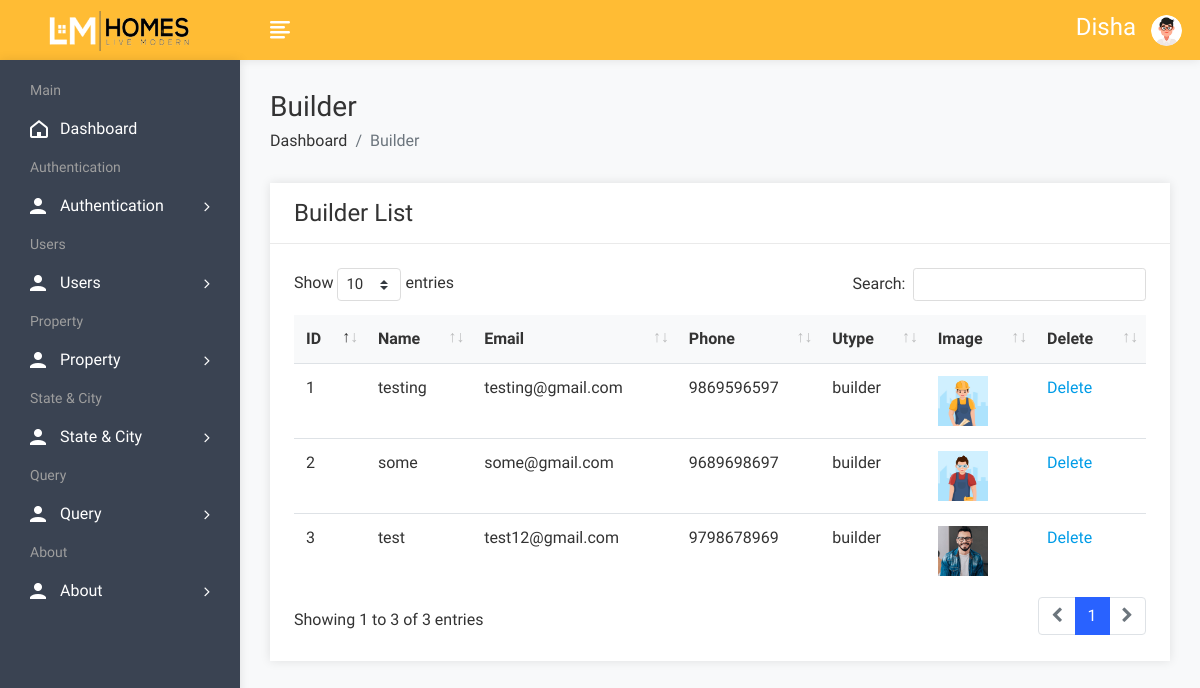
Screenshot of /admin/userbuilder.php (signed in) with the database file from the repository.
### tables this page shows
CREATE TABLE `user` (
  `uid` int(50) NOT NULL,
  `uname` varchar(100) NOT NULL,
  `uemail` varchar(100) NOT NULL,
  `uphone` varchar(20) NOT NULL,
  `upass` varchar(50) NOT NULL,
  `utype` varchar(50) NOT NULL,
  `uimage` varchar(300) NOT NULL
);

### admin/userbuilder.php (the view, shortened to what this page needs)
<!DOCTYPE html>
<html lang="en">
<head>
        <link rel="stylesheet" href="assets/css/bootstrap.min.css">
        <link rel="stylesheet" href="assets/css/font-awesome.min.css">
        <link rel="stylesheet" href="assets/css/feathericon.min.css">
		<link rel="stylesheet" href="assets/plugins/datatables/dataTables.bootstrap4.min.css">
		<link rel="stylesheet" href="assets/plugins/datatables/responsive.bootstrap4.min.css">
		<link rel="stylesheet" href="assets/plugins/datatables/select.bootstrap4.min.css">
		<link rel="stylesheet" href="assets/plugins/datatables/buttons.bootstrap4.min.css">
        <link rel="stylesheet" href="assets/css/style.css">
    </head>
    <body>
				<?php include("header.php"); ?>
            <div class="page-wrapper">
                <div class="content container-fluid">
					<div class="page-header">
						<div class="row">
							<div class="col">
								<h3 class="page-title">Builder</h3>
								<ul class="breadcrumb">
									<li class="breadcrumb-item"><a href="dashboard.php">Dashboard</a></li>
									<li class="breadcrumb-item active">Builder</li>
								</ul>
							</div>
						</div>
					</div>
					<div class="row">
						<div class="col-sm-12">
							<div class="card">
								<div class="card-header">
									<h4 class="card-title">Builder List</h4>
								</div>
								<div class="card-body">
									<table id="basic-datatable" class="table">
                                            <thead>
                                                <tr>
                                                    <th>ID</th>
                                                    <th>Name</th>
                                                    <th>Email</th>
                                                    <th>Phone</th>
                                                    <th>Utype</th>
													<th>Image</th>
                                                    <th>Delete</th>
                                                </tr>
                                            </thead>
                                            <tbody>
											<?php
												$query=mysqli_query($con,"select * from user where utype='builder'");
												$cnt=1;
												while($row=mysqli_fetch_row($query))
													{
											?>
                                                <tr>
                                                    <td><?php echo $cnt; ?></td>
                                                    <td><?php echo $row['1']; ?></td>
                                                    <td><?php echo $row['2']; ?></td>
                                                    <td><?php echo $row['3']; ?></td>
                                                    <td><?php echo $row['5']; ?></td>
													<td><img src="user/<?php echo $row['6']; ?>" height="50px" width="50px"></td>
                                                    <td><a href="userbuilderdelete.php?id=<?php echo $row['0']; ?>">Delete</a></td>
                                                </tr>
                                                <?php
												$cnt=$cnt+1;
												}
												?>
                                            </tbody>
                                        </table>
								</div>
							</div>
						</div>
					</div>
				</div>
			</div>
    </body>
</html>

### rows the page displays
user: uname "testing", uemail "testing@gmail.com", uphone "9869596597", utype "builder", uimage (picture)
user: uname "some", uemail "some@gmail.com", uphone "9689698697", utype "builder", uimage (picture)
user: uname "test", uemail "test12@gmail.com", uphone "9798678969", utype "builder", uimage (picture)

### other values shown
$_SESSION['auser'] "Disha"
